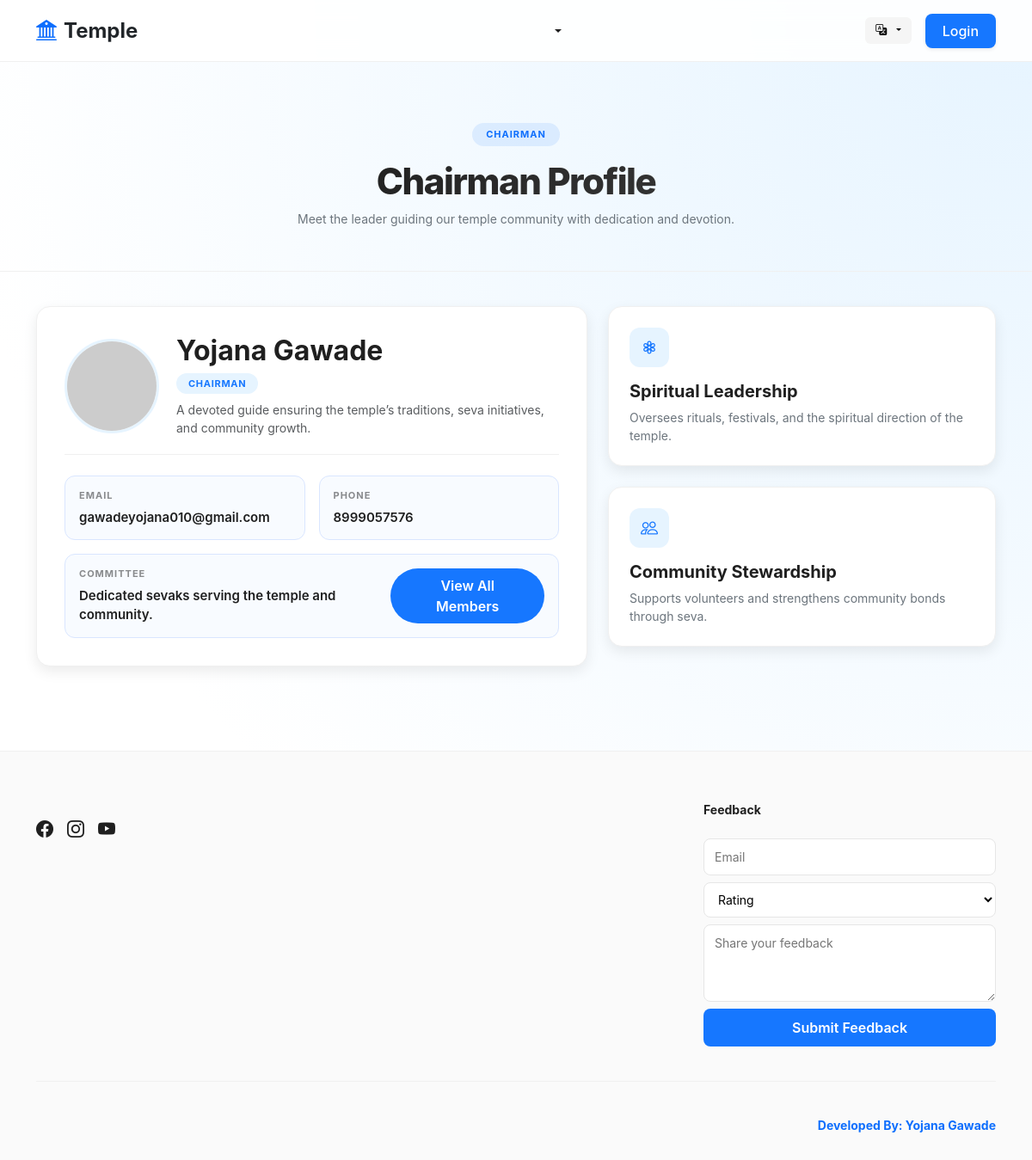
/chairman.php, run on the app's committed database.
### tables this page shows
CREATE TABLE `users` (
  `id` int(11) NOT NULL,
  `first_name` varchar(100) NOT NULL,
  `last_name` varchar(100) DEFAULT NULL,
  `phone` varchar(20) DEFAULT NULL,
  `photo` varchar(255) NOT NULL,
  `email` varchar(150) NOT NULL,
  `password` varchar(255) NOT NULL,
  `created_at` timestamp NOT NULL DEFAULT current_timestamp()
);

### includes/lang.php (called while the page is built, shortened)
<?php
$lang = $_SESSION['lang']
    ?? $_COOKIE['lang']
    ?? 'en';
$langFile = __DIR__ . "/../lang/{$lang}.php";
$t = require $langFile;

### chairman.php (the view, shortened to what this page needs)
<?php
require __DIR__ . '/includes/lang.php';
$chairman = null;
if (isset($con)) {
    $chairmanQuery = mysqli_query(
        $con,
        "SELECT u.id, u.first_name, u.last_name, u.photo, u.email, u.phone, r.name AS role_name
         FROM users u
         JOIN user_roles ur ON ur.user_id = u.id
         JOIN roles r ON r.id = ur.role_id
         WHERE r.name = 'chairman'
         LIMIT 1"
    );
    if ($chairmanQuery) {
        $chairman = mysqli_fetch_assoc($chairmanQuery);
    }
}
$chairmanName = '';
$chairmanPhoto = '';
if (!empty($chairman)) {
    $chairmanName = trim(($chairman['first_name'] ?? '') . ' ' . ($chairman['last_name'] ?? ''));
    $chairmanPhoto = !empty($chairman['photo'])
        ? 'uploads/users/' . basename($chairman['photo'])
        : 'https://ui-avatars.com/api/?name=' . urlencode($chairmanName) . '&background=random';
}
?>
<!DOCTYPE html>
<html lang="<?php echo $lang; ?>">
<head>
    <link href="https://cdn.jsdelivr.net/npm/bootstrap@5.3.0/dist/css/bootstrap.min.css" rel="stylesheet">
    <link rel="stylesheet" href="https://cdn.jsdelivr.net/npm/bootstrap-icons@1.10.5/font/bootstrap-icons.css">
</head>
<body>
    <?php include 'includes/header.php'; ?>
    <div class="ant-page-hero">
        <div class="container">
            <span class="badge rounded-pill bg-primary bg-opacity-10 text-primary px-3 py-2 mb-3 fw-bold text-uppercase"
                style="letter-spacing: 1px; font-size: 11px;">
                <?php echo $t['chairman_role'] ?? 'Chairman'; ?>
            </span>
            <h1><?php echo $t['chairman_profile_title'] ?? 'Chairman Profile'; ?></h1>
            <p class="text-secondary small mb-0 mx-auto" style="max-width: 680px;">
                <?php echo $t['chairman_profile_subtitle'] ?? 'Meet the leader guiding our temple community with dedication and devotion.'; ?>
            </p>
        </div>
    </div>
    <div class="container pb-5">
        <?php if (!empty($chairman)): ?>
            <div class="row g-4 align-items-stretch">
                <div class="col-lg-7">
                    <div class="profile-card">
                        <div class="profile-header">
                            <img src="<?php echo htmlspecialchars($chairmanPhoto); ?>" alt="<?php echo $t['chairman_role'] ?? 'Chairman'; ?>"
                                class="profile-img">
                            <div>
                                <h2 class="fw-bold mb-1"><?php echo htmlspecialchars($chairmanName); ?></h2>
                                <div class="role-tag mb-2"><?php echo $t['chairman_role'] ?? 'Chairman'; ?></div>
                                <div class="text-muted small"><?php echo $t['chairman_profile_about'] ?? 'A devoted guide ensuring the temple’s traditions, seva initiatives, and community growth.'; ?></div>
                            </div>
                        </div>
                        <div class="row g-3">
                            <div class="col-md-6">
                                <div class="info-tile">
                                    <div class="info-label"><?php echo $t['email'] ?? 'Email'; ?></div>
                                    <div class="info-value">
                                        <?php echo !empty($chairman['email']) ? htmlspecialchars($chairman['email']) : ($t['not_available'] ?? 'N/A'); ?>
                                    </div>
                                </div>
                            </div>
                            <div class="col-md-6">
                                <div class="info-tile">
                                    <div class="info-label"><?php echo $t['phone'] ?? 'Phone'; ?></div>
                                    <div class="info-value">
                                        <?php echo !empty($chairman['phone']) ? htmlspecialchars($chairman['phone']) : ($t['not_available'] ?? 'N/A'); ?>
                                    </div>
                                </div>
                            </div>
                            <div class="col-12">
                                <div class="info-tile d-flex align-items-center justify-content-between">
                                    <div>
                                        <div class="info-label"><?php echo $t['committee'] ?? 'Committee'; ?></div>
                                        <div class="info-value"><?php echo $t['dedicated_sevaks_serving_the_temple_and_community'] ?? 'Dedicated sevaks serving the temple and community.'; ?></div>
                                    </div>
                                    <a href="committee.php" class="btn btn-ant-primary rounded-pill px-4">
                                        <?php echo $t['view_all_members'] ?? 'View All Members'; ?>
                                    </a>
                                </div>
                            </div>
                        </div>
                    </div>
                </div>
                <div class="col-lg-5">
                    <div class="feature-card mb-4">
                        <div class="feature-icon"><i class="bi bi-flower3"></i></div>
                        <h5 class="fw-bold mb-2"><?php echo $t['chairman_focus_title'] ?? 'Spiritual Leadership'; ?></h5>
                        <p class="text-secondary small mb-0">
                            <?php echo $t['chairman_focus_desc'] ?? 'Oversees rituals, festivals, and the spiritual direction of the temple.'; ?>
                        </p>
                    </div>
                    <div class="feature-card">
                        <div class="feature-icon"><i class="bi bi-people"></i></div>
                        <h5 class="fw-bold mb-2"><?php echo $t['chairman_community_title'] ?? 'Community Stewardship'; ?></h5>
                        <p class="text-secondary small mb-0">
                            <?php echo $t['chairman_community_desc'] ?? 'Supports volunteers and strengthens community bonds through seva.'; ?>
                        </p>
                    </div>
                </div>
            </div>
        <?php endif; ?>
    </div>
    <?php include 'includes/footer.php'; ?>
</body>
</html>

### chairman.php (style rules this page uses)
:root { --ant-primary: #1677ff; --ant-primary-hover: #4096ff; --ant-bg-layout: #f8f9fa; --ant-border-color: #f0f0f0; --ant-text: rgba(0, 0, 0, 0.88); --ant-text-sec: rgba(0, 0, 0, 0.45); --ant-radius: 16px; --ant-shadow: 0 6px 16px 0 rgba(0, 0, 0, 0.08); }
body { font-family: -apple-system, BlinkMacSystemFont, 'Segoe UI', Roboto, sans-serif; background: radial-gradient(circle at top right, #e6f4ff 0%, #ffffff 70%); color: var(--ant-text); min-height: 100vh; }
.ant-page-hero { padding: 70px 0 50px; text-align: center; border-bottom: 1px solid var(--ant-border-color); margin-bottom: 40px; }
.ant-page-hero h1 { font-size: 42px; font-weight: 800; letter-spacing: -1.5px; background: linear-gradient(135deg, #111 0%, #444 100%); -webkit-background-clip: text; -webkit-text-fill-color: transparent; }
.profile-card { background: #fff; border: 1px solid var(--ant-border-color); border-radius: var(--ant-radius); box-shadow: var(--ant-shadow); padding: 32px; height: 100%; }
.profile-header { display: flex; align-items: center; gap: 20px; border-bottom: 1px solid var(--ant-border-color); padding-bottom: 20px; margin-bottom: 24px; }
.profile-img { width: 110px; height: 110px; border-radius: 50%; object-fit: cover; border: 3px solid #e6f4ff; }
.role-tag { display: inline-block; padding: 4px 14px; font-size: 11px; font-weight: 700; background: #e6f4ff; color: var(--ant-primary); border-radius: 20px; text-transform: uppercase; letter-spacing: 0.7px; }
.info-tile { background: #f8fbff; border: 1px solid #d9e6ff; border-radius: 12px; padding: 14px 16px; }
.info-label { font-size: 11px; letter-spacing: 1px; font-weight: 700; color: var(--ant-text-sec); text-transform: uppercase; margin-bottom: 6px; }
.info-value { font-weight: 600; color: var(--ant-text); font-size: 15px; }
.btn-ant-primary { background: var(--ant-primary); color: #fff; border: none; padding: 8px 20px; font-weight: 600; }
.feature-card { background: #fff; border: 1px solid var(--ant-border-color); border-radius: var(--ant-radius); padding: 24px; box-shadow: var(--ant-shadow); }
.feature-icon { width: 46px; height: 46px; background: #e6f4ff; color: var(--ant-primary); border-radius: 12px; display: flex; align-items: center; justify-content: center; font-size: 20px; margin-bottom: 16px; }

### includes/header.php (style rules this page uses)
body, body * { -webkit-user-select: none; user-select: none; }
a { text-decoration: none; color: #000; }

### data on the page
users: chairmanName "Yojana Gawade", email "gawadeyojana010@gmail.com", phone "8999057576"

### other printed values
$t['title'] "Temple"
$t['login'] "Login"
$t['chairman_role'] "CHAIRMAN"
$t['chairman_profile_title'] "Chairman Profile"
$t['chairman_profile_subtitle'] "Meet the leader guiding our temple community with dedication and devotion."
$t['chairman_profile_about'] "A devoted guide ensuring the temple’s traditions, seva initiatives, and community growth."
$t['email'] "EMAIL"
$t['phone'] "PHONE"
$t['committee'] "COMMITTEE"
$t['dedicated_sevaks_serving_the_temple_and_community'] "Dedicated sevaks serving the temple and community."
$t['view_all_members'] "View All Members"
$t['chairman_focus_title'] "Spiritual Leadership"
$t['chairman_focus_desc'] "Oversees rituals, festivals, and the spiritual direction of the temple."
$t['chairman_community_title'] "Community Stewardship"
$t['chairman_community_desc'] "Supports volunteers and strengthens community bonds through seva."
